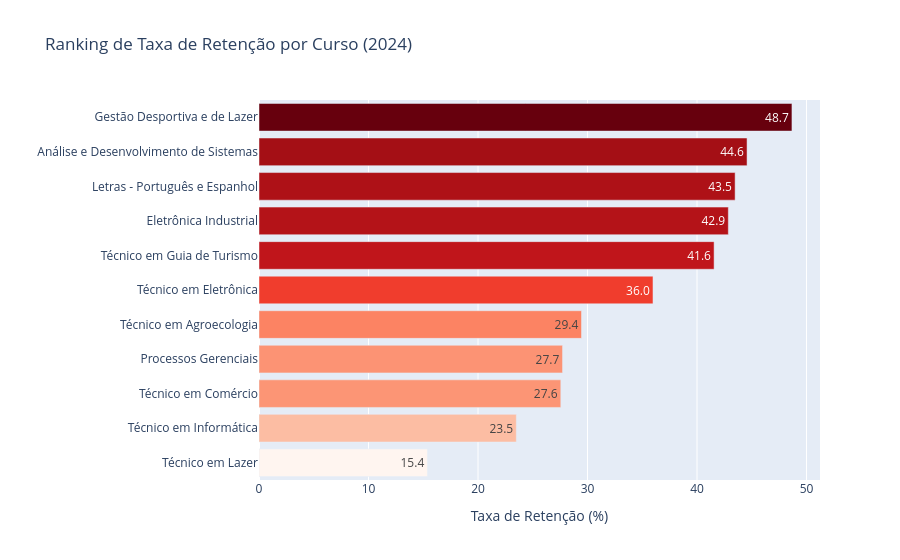

Write notebook code for a chart like this one.
### Code cell
# Define a escala de cor: vermelho para indicadores negativos, azul para positivos
escala = "Reds" if INDICADOR in ["TE", "TR"] else "Blues"

fig_g7 = px.bar(
    ranking,
    x=INDICADOR,
    y="Nome de Curso",
    orientation="h",
    color=INDICADOR,
    color_continuous_scale=escala,
    text_auto=".1f",
    title=f" Ranking de {ROTULOS_INDICADORES[INDICADOR]} por Curso ({ultimo_ano})",
    labels={INDICADOR: f"{ROTULOS_INDICADORES[INDICADOR]} (%)", "Nome de Curso": ""},
)
fig_g7.update_layout(coloraxis_showscale=False)
fig_g7.show()

### Figure 1 — Plotly figure (JSON) as saved in the notebook; plotly's stock layout.template omitted (floating-point values rounded to 4 significant figures)
{"data": [{"hovertemplate": "Taxa de Retenção (%)=%{marker.color}<br>=%{y}<extra></extra>", "legendgroup": "", "marker": {"color": [15.38, 23.5, 27.56, 27.72, 29.45, 35.98, 41.56, 42.86, 43.48, 44.57, 48.67], "coloraxis": "coloraxis", "pattern": {"shape": ""}}, "name": "", "orientation": "h", "showlegend": false, "textposition": "auto", "texttemplate": "%{x:.1f}", "type": "bar", "x": [15.38, 23.5, 27.56, 27.72, 29.45, 35.98, 41.56, 42.86, 43.48, 44.57, 48.67], "xaxis": "x", "y": ["Técnico em Lazer", "Técnico em Informática", "Técnico em Comércio", "Processos Gerenciais", "Técnico em Agroecologia", "Técnico em Eletrônica", "Técnico em Guia de Turismo", "Eletrônica Industrial", "Letras - Português e Espanhol", "Análise e Desenvolvimento de Sistemas", "Gestão Desportiva e de Lazer"], "yaxis": "y"}], "layout": {"barmode": "relative", "coloraxis": {"colorbar": {"title": {"text": "Taxa de Retenção (%)"}}, "colorscale": [[0, "rgb(255,245,240)"], [0.125, "rgb(254,224,210)"], [0.25, "rgb(252,187,161)"], [0.375, "rgb(252,146,114)"], [0.5, "rgb(251,106,74)"], [0.625, "rgb(239,59,44)"], [0.75, "rgb(203,24,29)"], [0.875, "rgb(165,15,21)"], [1, "rgb(103,0,13)"]], "showscale": false}, "legend": {"tracegroupgap": 0}, "title": {"text": " Ranking de Taxa de Retenção por Curso (2024)"}, "xaxis": {"anchor": "y", "domain": [0, 1], "title": {"text": "Taxa de Retenção (%)"}}, "yaxis": {"anchor": "x", "domain": [0, 1], "title": {"text": ""}}}}
